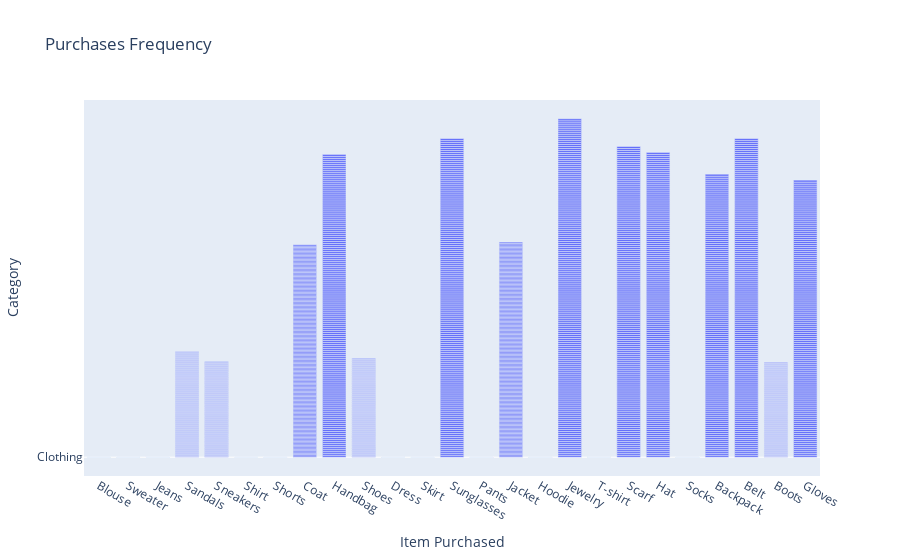

Notebook code cell kept with this figure:
### Code cell
#frequency analysis of purchase
fig = px.bar(df, x='Item Purchased', y='Category', title='Purchases Frequency')
fig.show()

### Figure 1 — Plotly figure (JSON) as saved in the notebook; plotly's stock layout.template omitted (floating-point values rounded to 4 significant figures; data arrays with more than 128 entries replaced by an {"elided": "..."} marker saying what was removed)
{"data": [{"alignmentgroup": "True", "hovertemplate": "Item Purchased=%{x}<br>Category=%{y}<extra></extra>", "legendgroup": "", "marker": {"color": "#636efa", "pattern": {"shape": ""}}, "name": "", "offsetgroup": "", "orientation": "v", "showlegend": false, "textposition": "auto", "type": "bar", "x": {"elided": "3900 str values"}, "xaxis": "x", "y": {"elided": "3900 str values"}, "yaxis": "y"}], "layout": {"barmode": "relative", "legend": {"tracegroupgap": 0}, "title": {"text": "Purchases Frequency"}, "xaxis": {"anchor": "y", "domain": [0, 1], "title": {"text": "Item Purchased"}}, "yaxis": {"anchor": "x", "domain": [0, 1], "title": {"text": "Category"}}}}
